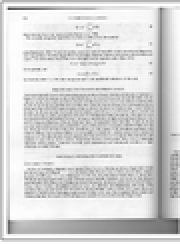
#> input picture Digital Image Processing Labs/Lab 03-Abdul Basit/images/B1.png, 90 x 122 px, shrunk from 271 x 365 before the run (shown 2 times larger)
$ python 'Task 01.py'
#> lines starting #> are read from the running program, lines starting #| are printed output that depends on the picture
# -*- coding: utf-8 -*-
"""
Created on Thu Feb 14 14:51:51 2019

@author: AbdulBasit0044
"""

from PIL import Image

def main():

    #opening images so that we can manipulate them and perform operations in them
    img1 = Image.open('images/B1.png').convert('LA')
    img2 = Image.open('images/B2.jpg').convert('LA')
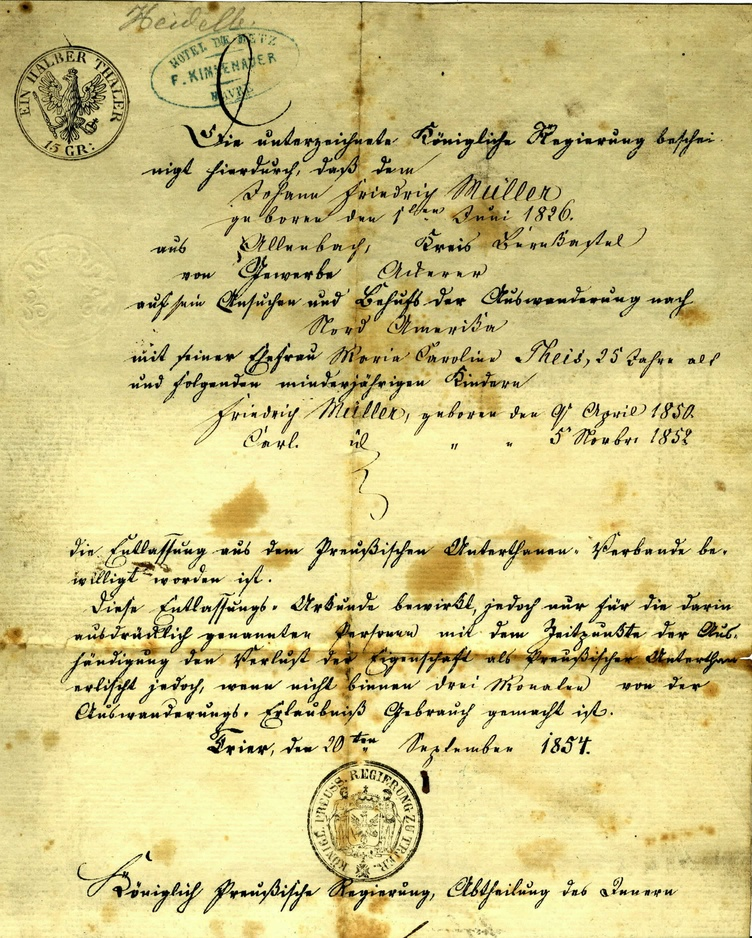
#> input picture Digital Image Processing Labs/Lab 03-Abdul Basit/images/B2.jpg, 752 x 938 px, shrunk from 2258 x 2814 before the run
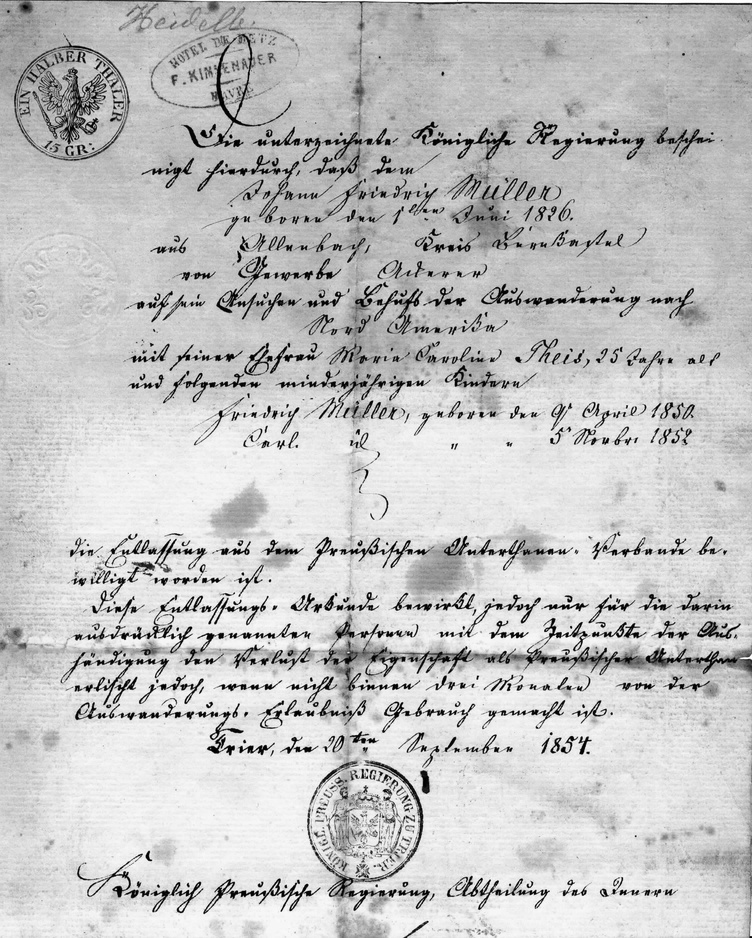
#> img2: PIL image 752x938 LA; mean R, G, B, A 195.3, 195.3, 195.3, 255
    img3 = Image.open('images/B3.jpg').convert('LA')
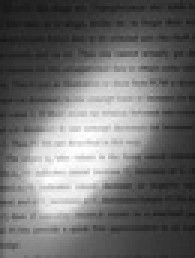
#> input picture Digital Image Processing Labs/Lab 03-Abdul Basit/images/B3.jpg, 65 x 86 px, shrunk from 194 x 259 before the run (shown 3 times larger)
    #defining global threshold vallue for all the images
    threshold = 120
    #applying threshold on all the images
    img1 = img1.point(lambda p: p > threshold and 255)
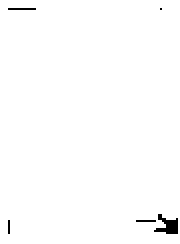
#> img1: PIL image 90x122 LA (shown 2 times larger); mean R, G, B, A 252.7, 252.7, 252.7, 255
    img2 = img2.point(lambda p: p > threshold and 255)
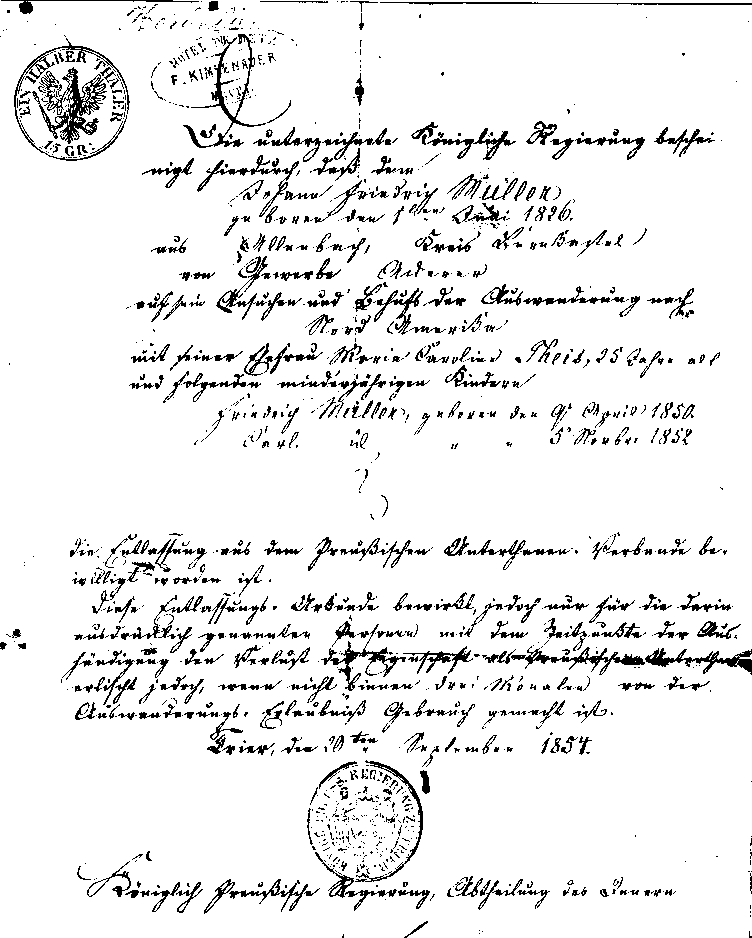
#> img2: PIL image 752x938 LA; mean R, G, B, A 236.1, 236.1, 236.1, 255
    img3 = img3.point(lambda p: p > threshold and 255)
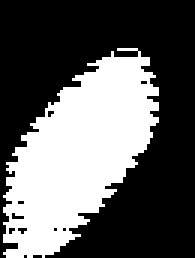
#> img3: PIL image 65x86 LA (shown 3 times larger); mean R, G, B, A 95.1, 95.1, 95.1, 255
    #showing images in window
    #img1.show("Image 1")
    #img2.show("Image 2")
    #img3.show("Image 3")
    #saving images in directory
    img1.save("images\\B1_binary.png")
    img2.save("images\\B2_binary.png")
    img3.save("images\\B3_binary.png")
if __name__=="__main__":
    main()
